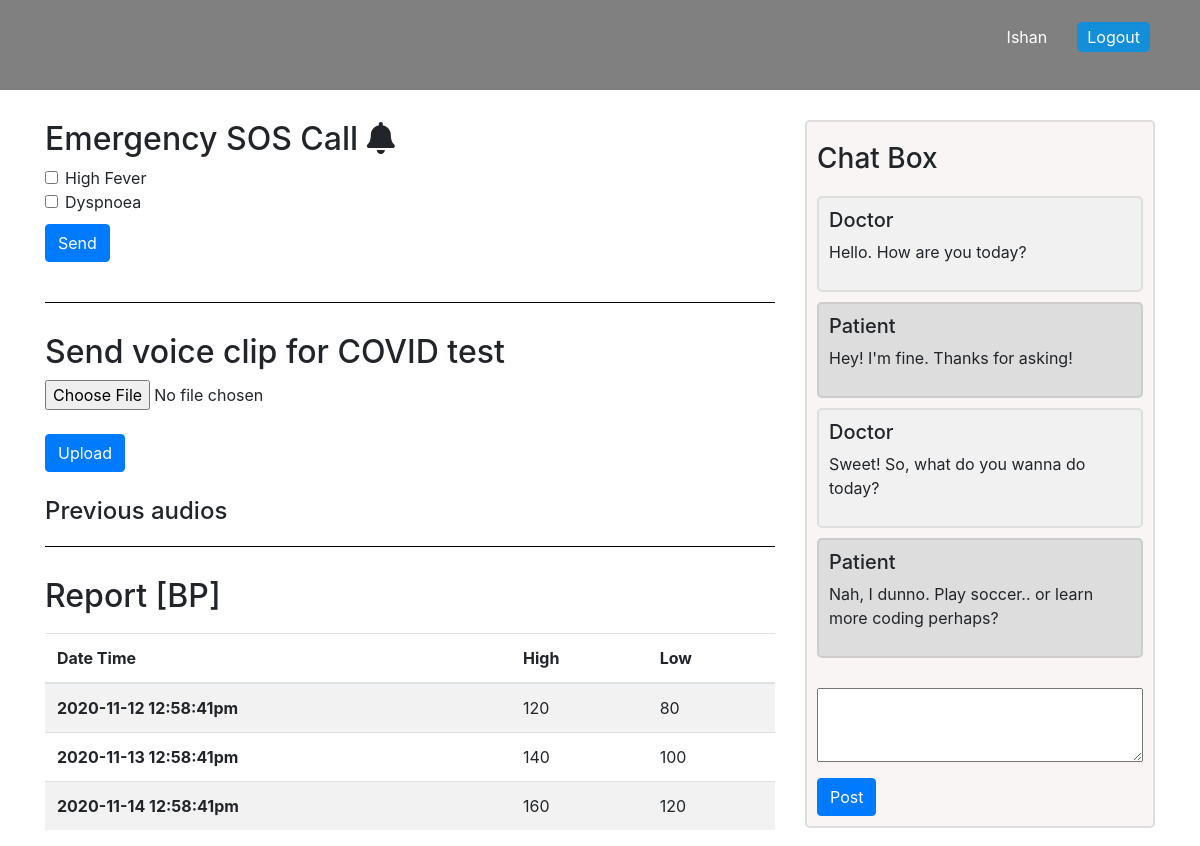
/patient-profile (signed in), run on the app's committed database.
### tables this page shows
CREATE TABLE `bp` (
  `bp_id` int(11) NOT NULL,
  `patient_id` int(11) NOT NULL,
  `datetime` varchar(24) NOT NULL,
  `high` int(11) NOT NULL,
  `low` int(11) NOT NULL
);

### patient-profile.php (the view, shortened to what this page needs)
<?php
include 'zzz-dbConnect.php';
?>
<!DOCTYPE html>
<html lang="en">
<head>
  <link rel="stylesheet" href="style.css">
  <link rel="stylesheet" href="https://cdn.jsdelivr.net/npm/bootstrap@4.5.3/dist/css/bootstrap.min.css">
  <link rel="stylesheet" href="https://use.fontawesome.com/releases/v5.7.2/css/all.css">
</head>
<body>
  <div class="patient-interphase">
    <div class="menu-bar">
      <ul class="nav justify-content-end">
        <?php
        if ($_SESSION['patient_id'] == '') {
        ?>
          <li><a href="login">Login</a></li>
          <li><a href="signup.php">Signup</a></li>
        <?php } else {
          echo '<p style="color:white; padding-right:30px;">' . $_SESSION["name"] . '</p>';
          echo '<li><a href="logout">Logout</a></li>';
        }  ?>
      </ul>
    </div>
    <div class="container">
      <div class="row">
        <div class="col-md-8">
          <div class="emergency-call">
            <h2>Emergency SOS Call <i class="fas fa-bell"></i></h2>
            <form method="POST">
              <div class="form-check">
                <input class="form-check-input" type="checkbox" value="" id="defaultCheck1">
                <label class="form-check-label" for="defaultCheck1">
                  High Fever
                </label>
              </div>
              <div class="form-check">
                <input class="form-check-input" type="checkbox" value="" id="defaultCheck2">
                <label class="form-check-label" for="defaultCheck2">
                  Dyspnoea
                </label>
              </div>
              <button type="submit" name="soscall" class="btn btn-primary">Send</button>
            </form>
          </div>
          <div class="line"></div>
          <div class="opload-voice-file">
            <h2>Send voice clip for COVID test</h2>
            <form action="file-upload" method="POST" enctype="multipart/form-data">
              <input type="file" id="myFile" name="file"> <br><br>
              <button type="submit" name="submit" class="btn btn-primary">Upload</button>
            </form>
          </div>
          <h4 style="padding-top: 15px;">Previous audios</h4>
          <div class="line"></div>
          <div class="regular-report">
            <h2>Report [BP]</h2>
            <table class="table table-striped">
              <thead>
                <tr>
                  <th scope="col">Date Time</th>
                  <th scope="col">High</th>
                  <th scope="col">Low</th>
                </tr>
              </thead>
              <tbody>
                <?php
                $sql = 'select * from bp where patient_id=' . $_SESSION['patient_id'];
                $res1 = mysqli_query($link, $sql);
                while ($row1 = mysqli_fetch_assoc($res1)) { ?>
                  <tr>
                    <th scope="row"><?php echo $row1['datetime'] ?></th>
                    <td><?php echo $row1['high'] ?></td>
                    <td><?php echo $row1['low'] ?></td>
                  </tr>
                <?php } ?>
              </tbody>
            </table>
          </div>
        </div>
        <div class="col-md-4">
          <div class="message-field">
            <div class="chat-text">
              <h3>Chat Box</h3>
            </div>
            <div class="container-field">
              <h5>Doctor</h5>
              <p>Hello. How are you today?</p>
            </div>
            <div class="container-field darker">
              <h5>Patient</h5>
              <p>Hey! I'm fine. Thanks for asking!</p>
            </div>
            <div class="container-field">
              <h5>Doctor</h5>
              <p>Sweet! So, what do you wanna do today?</p>
            </div>
            <div class="container-field darker">
              <h5>Patient</h5>
              <p>Nah, I dunno. Play soccer.. or learn more coding perhaps?</p>
            </div>
            <div class="msg-send-field">
              <form action="">
                <textarea name="" id="" rows="3"></textarea>
                <button type="submit" class="btn btn-primary">Post</button>
              </form>
            </div>
          </div>
        </div>
      </div>
    </div>
  </div>
</body>
</html>

### style.css (style rules this page uses)
* { margin: 0px; padding: 0px; }
.emergency-call, .opload-voice-file, .regular-report h2 { padding: 10px 0px; }
.emergency-call button { margin: 10px 0px; }
.line { height: 1px; width: 100%; background-color: #000; margin: 20px 0px; }
.message-field { border: 2px solid #dedede; background-color: #faf5f5; border-radius: 5px; padding: 10px; margin: 10px 0; }
.chat-text h3 { padding: 10px 0px; }
.container-field { border: 2px solid #dedede; background-color: #f1f1f1; border-radius: 5px; padding: 10px; margin: 10px 0; }
.darker { border-color: #ccc; background-color: #ddd; }
.container-field::after { content: ""; clear: both; display: table; }
.msg-send-field textarea { width: 100%; margin-bottom: 10px; margin-top: 20px; }
.menu-bar { background-color: gray; padding: 25px 0px; margin-bottom: 20px; }
.menu-bar ul li a { text-decoration: none; color: #fff; background-color: rgb(18, 143, 216); padding: 5px 10px; border-radius: 5px; margin-right: 20px; }
.menu-bar ul { margin-right: 30px; }

### data on the page
bp: datetime "2020-11-12 12:58:41pm", high "120", low "80"
bp: datetime "2020-11-13 12:58:41pm", high "140", low "100"
bp: datetime "2020-11-14 12:58:41pm", high "160", low "120"

### other printed values
$_SESSION["name"] "Ishan"
